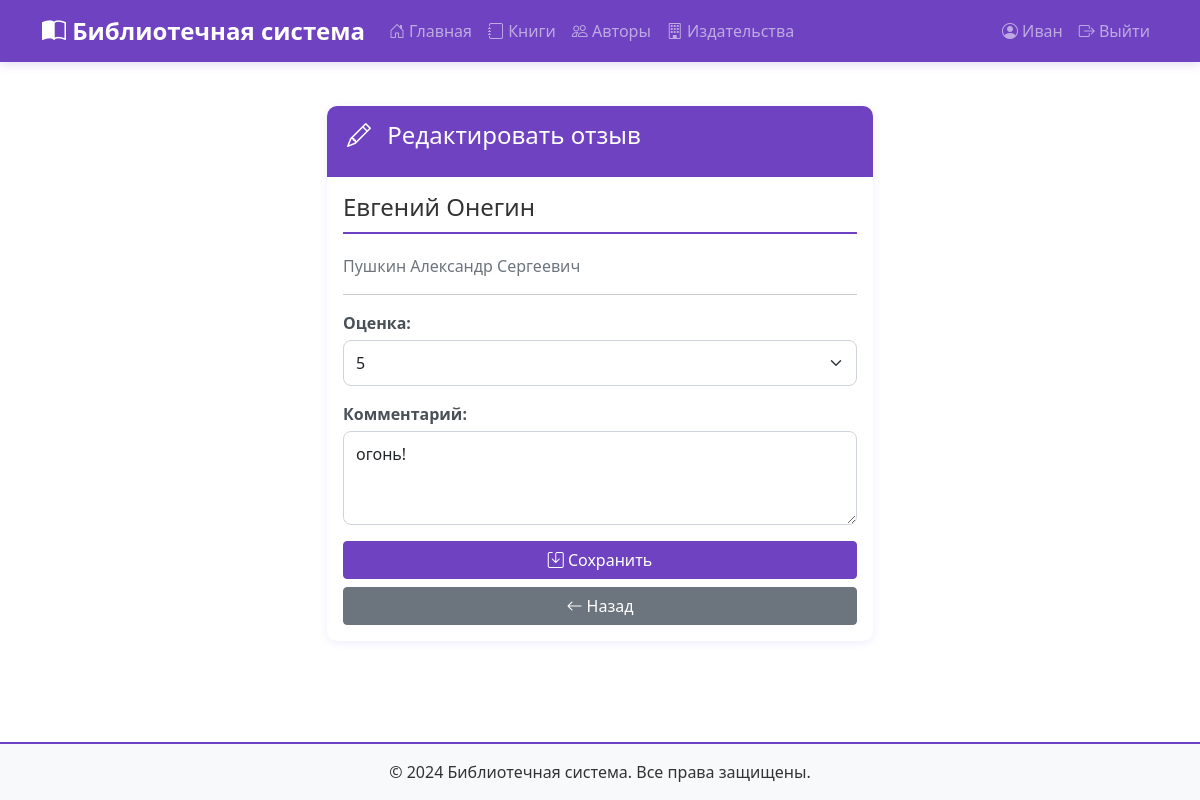
The page /reviews/5/edit/ (signed in) on the database its author committed.
### books/models.py (models this page shows, shortened)
class CustomUser(AbstractUser):
    ROLE_CHOICES = [
        ('adult', 'Взрослый читатель'),
        ('schoolchild', 'Школьник'),
    ]
    role = models.CharField('Роль', max_length=20, choices=ROLE_CHOICES, default='adult')
    phone = models.CharField('Телефон', max_length=20, blank=True)
    address = models.TextField('Адрес', blank=True)
    birth_date = models.DateField('Дата рождения', null=True, blank=True)
    library_card_number = models.CharField('Номер читательского билета', max_length=20, unique=True, null=True,
                                           blank=True)
    class Meta:
        verbose_name = 'Читатель'
        verbose_name_plural = 'Читатели'

class Book(models.Model):
    STATUS_CHOICES = [
        ('available', 'Доступна'),
        ('borrowed', 'Выдана'),
        ('reserved', 'Зарезервирована'),
        ('repair', 'На ремонте'),
        ('lost', 'Утеряна'),
    ]
    title = models.CharField('Название', max_length=200)
    authors = models.ManyToManyField(Author, verbose_name='Авторы', related_name='books')
    publisher = models.ForeignKey(Publisher, verbose_name='Издательство', on_delete=models.SET_NULL, null=True,
                                  blank=True, related_name='books')
    genre = models.ForeignKey(Genre, verbose_name='Жанр', on_delete=models.SET_NULL, null=True, blank=True,
                              related_name='books')
    age_category = models.ForeignKey(AgeCategory, verbose_name='Возрастная категория', on_delete=models.SET_NULL,
                                     null=True, blank=True, related_name='books')
    publication_year = models.IntegerField('Год издания', null=True, blank=True)
    isbn = models.CharField('ISBN', max_length=13, blank=True, null=True)
    pages = models.IntegerField('Количество страниц', null=True, blank=True)
    description = models.TextField('Описание', blank=True)
    cover_image = models.ImageField('Обложка', upload_to='covers/', null=True, blank=True)
    yandex_link = models.URLField('Ссылка на Яндекс.Диск', blank=True, null=True)
    quantity_total = models.IntegerField('Общее количество', default=1)
    quantity_available = models.IntegerField('Доступно', default=1)
    status = models.CharField('Статус', max_length=20, choices=STATUS_CHOICES, default='available')
    created_at = models.DateTimeField('Дата добавления', auto_now_add=True)
    updated_at = models.DateTimeField('Дата обновления', auto_now=True)
    avg_rating = models.FloatField('Средний рейтинг', default=0)
    reviews_count = models.IntegerField('Количество отзывов', default=0)
    class Meta:
        verbose_name = 'Книга'
        verbose_name_plural = 'Книги'
        ordering = ['title']
    def get_authors_display(self):
        return ", ".join([str(author) for author in self.authors.all()])

class Author(models.Model):
    first_name = models.CharField('Имя', max_length=100)
    last_name = models.CharField('Фамилия', max_length=100)
    middle_name = models.CharField('Отчество', max_length=100, blank=True)
    birth_date = models.DateField('Дата рождения', null=True, blank=True)
    death_date = models.DateField('Дата смерти', null=True, blank=True)
    biography = models.TextField('Биография', blank=True)
    photo = models.ImageField('Фото', upload_to='authors/', null=True, blank=True)
    class Meta:
        verbose_name = 'Автор'
        verbose_name_plural = 'Авторы'
        ordering = ['last_name', 'first_name']
    def __str__(self):
        return f"{self.last_name} {self.first_name} {self.middle_name}".strip()

class Review(models.Model):
    book = models.ForeignKey(Book, verbose_name='Книга', on_delete=models.CASCADE, related_name='reviews')
    user = models.ForeignKey(CustomUser, verbose_name='Читатель', on_delete=models.CASCADE, related_name='reviews')
    parent = models.ForeignKey('self', verbose_name='Ответ на', on_delete=models.CASCADE, null=True, blank=True,
                               related_name='replies')
    rating = models.IntegerField('Оценка', choices=[(1, '1'), (2, '2'), (3, '3'), (4, '4'), (5, '5')], null=True,
                                 blank=True)
    comment = models.TextField('Комментарий', max_length=1000)
    created_at = models.DateTimeField('Дата создания', auto_now_add=True)
    updated_at = models.DateTimeField('Дата обновления', auto_now=True)
    class Meta:
        verbose_name = 'Отзыв'
        verbose_name_plural = 'Отзывы'
        ordering = ['-created_at']

### books/views.py (the view)
# urls.py: path('reviews/<int:review_id>/edit/', views.edit_review, name='edit_review'),
@login_required
def edit_review(request, review_id):
    review = get_object_or_404(Review, pk=review_id, user=request.user)
    book = review.book
    if request.method == 'POST':
        form = ReviewForm(request.POST, instance=review)
        if form.is_valid():
            form.save()
            book.update_rating()
            messages.success(request, 'Ваш отзыв обновлен!')
            return redirect('books:book_detail', pk=book.pk)
    else:
        form = ReviewForm(instance=review)
    return render(request, 'books/edit_review.html', {'form': form, 'review': review, 'book': book})

### books/forms.py
class ReviewForm(forms.ModelForm):
    class Meta:
        model = Review
        fields = ['rating', 'comment']
        widgets = {
            'rating': forms.Select(choices=[(1, '★'), (2, '★★'), (3, '★★★'), (4, '★★★★'), (5, '★★★★★')],
                                   attrs={'class': 'form-select'}),
            'comment': forms.Textarea(
                attrs={'rows': 3, 'class': 'form-control', 'placeholder': 'Поделитесь впечатлениями о книге...'}),
        }
    def __init__(self, *args, **kwargs):
        super().__init__(*args, **kwargs)
        self.fields['comment'].required = True

### books/templates/books/edit_review.html (shortened to what this page needs)
{% extends 'base.html' %}
{% block content %}
<div class="row">
    <div class="col-md-6 offset-md-3">
        <div class="card">
            <div class="card-header" style="background-color: #6f42c1; color: white;">
                <h3 class="mb-0"><i class="bi bi-pencil"></i> Редактировать отзыв</h3>
            </div>
            <div class="card-body">
                <h4>{{ book.title }}</h4>
                <p class="text-muted">{{ book.get_authors_display }}</p>
                <hr>
                <form method="post">
                    <div class="mb-3">
                        <label class="form-label">Оценка:</label>
                        {{ form.rating }}
                    </div>
                    <div class="mb-3">
                        <label class="form-label">Комментарий:</label>
                        {{ form.comment }}
                    </div>
                    <div class="d-grid gap-2">
                        <button type="submit" class="btn btn-purple">
                            <i class="bi bi-save"></i> Сохранить
                        </button>
                        <a href="{% url 'books:book_detail' book.pk %}" class="btn btn-secondary">
                            <i class="bi bi-arrow-left"></i> Назад
                        </a>
                    </div>
                </form>
            </div>
        </div>
    </div>
</div>
{% endblock %}

### templates/base.html (shortened to what this page needs)
<!DOCTYPE html>
<html lang="ru">
<head>
    <link href="https://cdn.jsdelivr.net/npm/bootstrap@5.1.3/dist/css/bootstrap.min.css" rel="stylesheet">
    {% load static %}
    <link rel="stylesheet" href="{% static 'css/style.css' %}">
    <link rel="stylesheet" href="https://cdn.jsdelivr.net/npm/bootstrap-icons@1.8.1/font/bootstrap-icons.css">
</head>
<body>
    <nav class="navbar navbar-expand-lg navbar-dark" style="background-color: #6f42c1;">
        <div class="container">
            <a class="navbar-brand" href="{% url 'books:index' %}">
                <i class="bi bi-book-half"></i> Библиотечная система
            </a>
            <div class="collapse navbar-collapse" id="navbarNav">
                <ul class="navbar-nav me-auto">
                    <li class="nav-item">
                        <a class="nav-link" href="{% url 'books:index' %}">
                            <i class="bi bi-house-door"></i> Главная
                        </a>
                    </li>
                    <li class="nav-item">
                        <a class="nav-link" href="{% url 'books:book_list' %}">
                            <i class="bi bi-journal"></i> Книги
                        </a>
                    </li>
                    <li class="nav-item">
                        <a class="nav-link" href="{% url 'books:author_list' %}">
                            <i class="bi bi-people"></i> Авторы
                        </a>
                    </li>
                    <li class="nav-item">
                        <a class="nav-link" href="{% url 'books:publisher_list' %}">
                            <i class="bi bi-building"></i> Издательства
                        </a>
                    </li>
                </ul>
                <ul class="navbar-nav">
                    {% if user.is_authenticated %}
                        {% if user.is_staff %}
                            <li class="nav-item">
                                <a class="nav-link" href="{% url 'books:admin_dashboard' %}">
                                    <i class="bi bi-speedometer2"></i> Панель библиотекаря
                                </a>
                            </li>
                            <li class="nav-item">
                                <a class="nav-link" href="/admin/">
                                    <i class="bi bi-gear"></i> Админка
                                </a>
                            </li>
                        {% else %}
                            <li class="nav-item">
                                <a class="nav-link" href="{% url 'books:profile' %}">
                                    <i class="bi bi-person-circle"></i> {{ user.first_name|default:user.username }}
                                </a>
                            </li>
                        {% endif %}
                        <li class="nav-item">
                            <a class="nav-link" href="{% url 'logout' %}">
                                <i class="bi bi-box-arrow-right"></i> Выйти
                            </a>
                        </li>
                    {% endif %}
                </ul>
            </div>
        </div>
    </nav>
    <main class="container mt-4">
        {% block content %}
        {% endblock %}
    </main>
    <footer class="mt-5 py-3 text-center" style="background-color: #f8f9fa; border-top: 2px solid #6f42c1;">
        <div class="container">
            <p class="mb-0">&copy; 2024 Библиотечная система. Все права защищены.</p>
        </div>
    </footer>
</body>
</html>

### static/css/style.css (style rules this page uses)
body { background-color: #ffffff; font-family: 'Segoe UI', Tahoma, Geneva, Verdana, sans-serif; color: #333; min-height: 100vh; display: flex; flex-direction: column; }
main { flex: 1; }
.btn-purple { background-color: #6f42c1; border-color: #6f42c1; color: white; transition: all 0.3s ease; }
.card { border: none; border-radius: 10px; box-shadow: 0 2px 10px rgba(111, 66, 193, 0.1); transition: transform 0.3s, box-shadow 0.3s; background-color: #ffffff; overflow: hidden; }
.card-header { background-color: #f8f9fa; border-bottom: 2px solid #6f42c1; font-weight: bold; padding: 15px 20px; }
.navbar { box-shadow: 0 2px 10px rgba(111, 66, 193, 0.2); margin-bottom: 20px; }
.navbar-brand { font-weight: bold; font-size: 1.5rem; transition: transform 0.3s; }
.navbar-nav .nav-link { transition: all 0.3s ease; padding: 10px 15px; border-radius: 5px; }
a { color: #6f42c1; text-decoration: none; transition: color 0.3s; }
.form-control, .form-select { border-radius: 8px; border: 1px solid #ced4da; transition: all 0.3s; padding: 10px 12px; }
.form-label { font-weight: 600; color: #495057; margin-bottom: 5px; }
h1, h2, h3, h4, h5, h6 { color: #333; border-bottom: 2px solid #6f42c1; padding-bottom: 10px; margin-bottom: 20px; }
h3 { font-size: 1.5rem; }
footer { margin-top: auto; border-top: 2px solid #6f42c1; background-color: #f8f9fa; padding: 20px 0; }
.card, .stat-card { animation: fadeIn 0.5s ease-out; }
.card-header h3 { margin-bottom: 0; border-bottom: none; color: white; }
.card-header h3 i { margin-right: 10px; }

### rows shown on the page
CustomUser: first_name "Иван"
Book: title "Евгений Онегин", authors "Пушкин Александр Сергеевич"
Review: rating "5", comment "огонь!"
